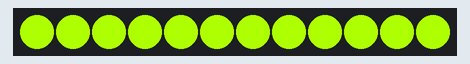
Recording of a sketch running on a simulated ATtiny85, built with avr-gcc and run on an emulated ATtiny85. Parts: 12 RGB LEDs in strip order, left to right. Dim RGB values are drawn brighter than linear.

Above: at 4.05 s.
At 12.65 s:
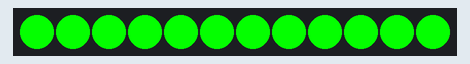
At 17.09 s:
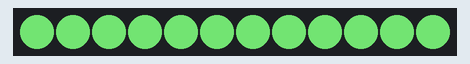
At 21.34 s:
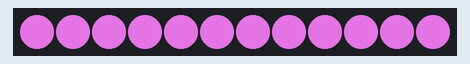
At 30.54 s:
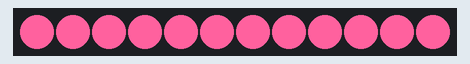
At 38.6 s:
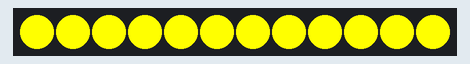

The sketch:

BikeLightsCajun.ino
```cpp
// Adafruit DotStar - Version: 1.0.4
#include <Adafruit_DotStar.h>
// LiquidCrystal - Version: 1.0.7
#include <LiquidCrystal.h>

#include <Adafruit_DotStar.h>
// Because conditional #includes don't work w/Arduino sketches...
#include <SPI.h>         // COMMENT OUT THIS LINE FOR GEMMA OR TRINKET
//#include <avr/power.h> // ENABLE THIS LINE FOR GEMMA OR TRINKET

// 12-28-2018 cut off 18 leds from strip
#define NUMPIXELS 12 // Number of LEDs in strip
#define DELAY 20      // Delay slows down the traveling
#define OFFSET 10   // color offset in degrees out of 360

//#define DEBUG 1

float s1 = 1.0;
float v1 = 0.1;
float bright = 1; // range 0 to 1.0
float speed = 50;   // higher number is longer delay
float shift = 1;   // higher number is faster change colors

// New for BikeLights2:
int mode = 1;   // mode 1 is all run, mode 2 is base shift
unsigned long colorX;

int Red, Green, Blue;
int IncR, IncG, IncB;
int led;


// My strip is Grn Red Blu order of bits.

LiquidCrystal lcd(7, 6, 5, 4, 3, 2);  // Setup the LCD object and assign pins
Adafruit_DotStar strip = Adafruit_DotStar(NUMPIXELS, DOTSTAR_BRG);

typedef struct {
    double r;       // a fraction between 0 and 1
    double g;       // a fraction between 0 and 1
    double b;       // a fraction between 0 and 1
} rgb;

typedef struct {
    double h;       // angle in degrees
    double s;       // a fraction between 0 and 1
    double v;       // a fraction between 0 and 1
} hsv;

rgb colorOut;
hsv colorIn;


//----------------------------------------------------------------------------------------

static rgb   hsv2rgb(hsv in);
rgb hsv2rgb(hsv in)
{
    double      hh, p, q, t, ff;
    long        i;
    rgb         out;

    if(in.s <= 0.0) {       // < is bogus, just shuts up warnings
        out.r = in.v;
        out.g = in.v;
        out.b = in.v;
        return out;
    }
    hh = in.h;
    if(hh >= 360.0) hh = 0.0;
    hh /= 60.0;
    i = (long)hh;
    ff = hh - i;
    p = in.v * (1.0 - in.s);
    q = in.v * (1.0 - (in.s * ff));
    t = in.v * (1.0 - (in.s * (1.0 - ff)));

    switch(i) {
    case 0:
        out.r = in.v;
        out.g = t;
        out.b = p;
        break;
    case 1:
        out.r = q;
        out.g = in.v;
        out.b = p;
        break;
    case 2:
        out.r = p;
        out.g = in.v;
        out.b = t;
        break;

    case 3:
        out.r = p;
        out.g = q;
        out.b = in.v;
        break;
    case 4:
        out.r = t;
        out.g = p;
        out.b = in.v;
        break;
    case 5:
    default:
        out.r = in.v;
        out.g = p;
        out.b = q;
        break;
    }
    return out;
}

//----------------------------------------------------------------------------------------
// This function takes floating point values for
// hue = h range 0 to 360
// saturation = s range 0 to 1.0
// value = v range 0 to 1.0
// and returns a 32 bit color code for the RGB values
// needed for the LED string: 0x00GGRRBB
unsigned long getColor(float h, float s, float v){

  unsigned long temp;

  colorIn.h = h;
  colorIn.s = s;
  colorIn.v = v;
  colorOut = hsv2rgb(colorIn);
  colorOut.r *= 255;
  colorOut.g *= 255;
  colorOut.b *= 255;

  temp = colorOut.r;
  temp = temp<<8;
  temp = temp + colorOut.g;
  temp = temp<<8;
  temp = temp + colorOut.b;

  return(temp);
}

//----------------------------------------------------------------------------------------

void setup() {

#if defined(__AVR_ATtiny85__) && (F_CPU == 16000000L)
  clock_prescale_set(clock_div_1); // Enable 16 MHz on Trinket
#endif

 strip.begin(); // Initialize pins for output
 strip.show();  // Turn all LEDs off ASAP


}

//----------------------------------------------------------------------------------------

void loop() {

  if(mode==1){ // Yellow (Gold)
    Red = 255;
    Green = 255;
    Blue = 0;
    IncR=-1;
    IncG=0;
    IncB=0;
    mode=2;
  }
  if(mode==2){  // Yellow to Green
    Red += IncR;
    Green += IncG;
    Blue += IncB;
    if(Red==0) mode = 3;
  }
  if(mode==3){ // Green
    Red = 0;
    Green = 255;
    Blue = 0;
    IncR = 1;
    IncG = -1;
    IncB = 1;
    mode = 4;
  }
  if(mode==4){ // Green to Purple
    Red += IncR;
    Green += IncG;
    Blue += IncB;
    if(Red==255) mode = 5;
  }
  if(mode==5){ // Purple
    Red = 255;
    Green = 0;
    Blue = 255;
    IncR = 0;
    IncG = 1;
    IncB = -1;
    mode = 6;
  }
  if(mode==6){ // Purp to Yellow
    Red += IncR;
    Green += IncG;
    Blue += IncB;
    if(Blue==0) mode = 0;
  }

  colorX = Red;
  colorX = colorX<<8;
  colorX = colorX + Green;
  colorX = colorX<<8;
  colorX = colorX + Blue;

  for(led=0;led<12;led++){
    strip.setPixelColor(led, colorX);
  }

  // update the strip
  strip.show();                     // Refresh strip
  delay(speed);                     // Variable delay controls apparent speed

}
```
